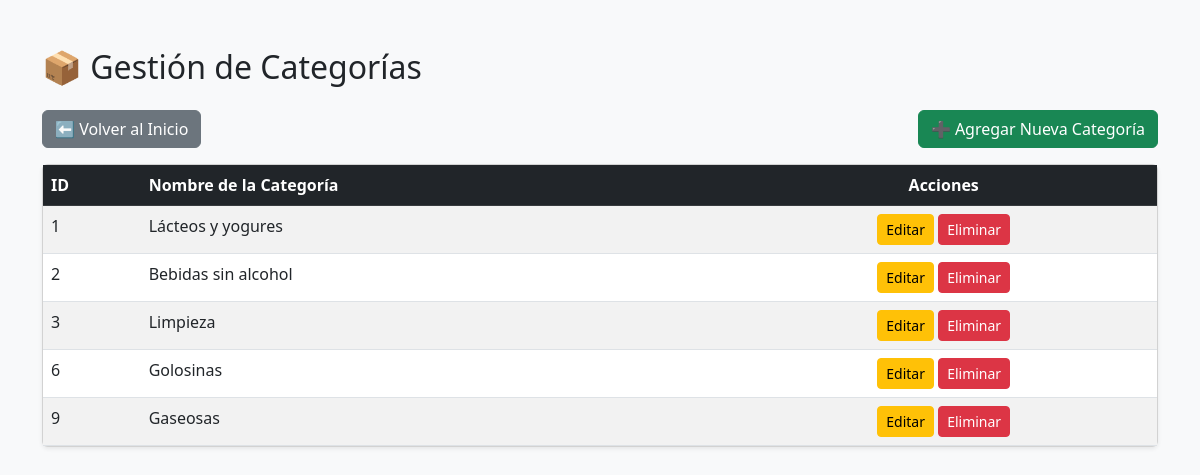
The app's page /controlador/categoriaController.php (signed in) with its own data.
### tables this page shows
CREATE TABLE `categoria` (
  `id_categoria` int NOT NULL AUTO_INCREMENT,
  `nombre_categoria` varchar(45) DEFAULT NULL,
  PRIMARY KEY (`id_categoria`)
);

### controlador/categoriaController.php (called while the page is built, shortened)
<?php
require_once '../config/conexion.php';
require_once '../modelo/categoriaModelo.php';
$lista_categorias = obtenerCategorias($conexion);
require_once '../vista/categorias.php';
?>

### modelo/categoriaModelo.php (called while the page is built, shortened)
<?php
function obtenerCategorias($conexion) {
    try {
        $sql = "SELECT * FROM categoria";
        $stmt = $conexion->prepare($sql);
        $stmt->execute();
        return $stmt->fetchAll();
    } catch (PDOException $e) {
        die("Error al consultar categorías: " . $e->getMessage());
    }
}
?>

### vista/categorias.php (the view, shortened to what this page needs)
<!DOCTYPE html>
<html lang="es">
<head>
    <link href="https://cdn.jsdelivr.net/npm/bootstrap@5.3.0/dist/css/bootstrap.min.css" rel="stylesheet">
</head>
<body class="bg-light">
    <div class="container mt-5">
        <h2 class="mb-4">📦 Gestión de Categorías</h2>
        <div class="mb-3">
            <a href="../vista/dashboard.php" class="btn btn-secondary">⬅ Volver al Inicio</a>
            <button type="button" class="btn btn-success float-end" data-bs-toggle="modal" data-bs-target="#modalNuevaCategoria">
    ➕ Agregar Nueva Categoría
</button>
        </div>
        <div class="card shadow-sm">
            <div class="card-body p-0">
                <table class="table table-striped table-hover mb-0">
                    <thead class="table-dark">
                        <tr>
                            <th>ID</th>
                            <th>Nombre de la Categoría</th>
                            <th class="text-center">Acciones</th>
                        </tr>
                    </thead>
                    <tbody>
                        <?php if (count($lista_categorias) > 0): ?>
                            <?php foreach ($lista_categorias as $cat): ?>
                                <tr>
                                    <td> <?php echo $cat['id_categoria']; ?> </td>
                                    <td> <?php echo htmlspecialchars($cat['nombre_categoria']); ?> </td>
                                    <td class="text-center">
                                        <a href="../controlador/editarCategoriaController.php?id=<?php echo $cat['id_categoria']; ?>" class="btn btn-warning btn-sm">Editar</a>
                                        <a href="../controlador/eliminarCategoriaController.php?id=<?php echo $cat['id_categoria']; ?>"
       class="btn btn-danger btn-sm"
       onclick="return confirm('¿Estás totalmente seguro de eliminar esta categoría?');">
       Eliminar
    </a>
                                    </td>
                                </tr>
                            <?php endforeach; ?>
                        <?php else: ?>
                            <tr>
                                <td colspan="3" class="text-center py-4">No hay categorías cargadas todavía.</td>
                            </tr>
                        <?php endif; ?>
                    </tbody>
                </table>
            </div>
        </div>
    </div>
</body>
</html>

### records on screen
categoria: id_categoria "1", nombre_categoria "Lácteos y yogures"
categoria: id_categoria "2", nombre_categoria "Bebidas sin alcohol"
categoria: id_categoria "3", nombre_categoria "Limpieza"
categoria: id_categoria "6", nombre_categoria "Golosinas"
categoria: id_categoria "9", nombre_categoria "Gaseosas"
